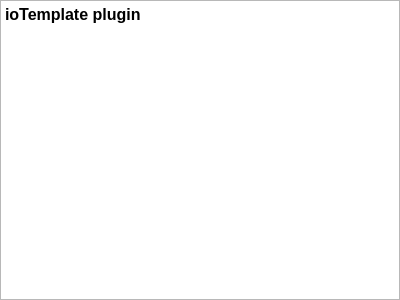
<?xml version="1.0" encoding="UTF-8"?>
<ui version="4.0">
 <class>DisplayStatisticHelp</class>
 <widget class="QTextBrowser" name="DisplayStatisticHelp">
  <property name="geometry">
   <rect>
    <x>0</x>
    <y>0</y>
    <width>400</width>
    <height>300</height>
   </rect>
  </property>
  <property name="html">
   <string>&lt;!DOCTYPE HTML PUBLIC &quot;-//W3C//DTD HTML 4.0//EN&quot; &quot;http://www.w3.org/TR/REC-html40/strict.dtd&quot;&gt;
&lt;html&gt;&lt;head&gt;&lt;meta name=&quot;qrichtext&quot; content=&quot;1&quot; /&gt;&lt;style type=&quot;text/css&quot;&gt;
p, li { white-space: pre-wrap; }
&lt;/style&gt;&lt;/head&gt;&lt;body style=&quot; font-family:'Sans'; font-size:10pt; font-weight:400; font-style:normal;&quot;&gt;
&lt;table border=&quot;0&quot; style=&quot;-qt-table-type: root; margin-top:4px; margin-bottom:4px; margin-left:4px; margin-right:4px;&quot;&gt;
&lt;tr&gt;
&lt;td style=&quot;border: none;&quot;&gt;
&lt;p style=&quot; margin-top:0px; margin-bottom:0px; margin-left:0px; margin-right:0px; -qt-block-indent:0; text-indent:0px;&quot;&gt;&lt;span style=&quot; font-size:12pt; font-weight:600;&quot;&gt;ioTemplate plugin&lt;/span&gt;&lt;/p&gt;
&lt;p style=&quot;-qt-paragraph-type:empty; margin-top:0px; margin-bottom:0px; margin-left:0px; margin-right:0px; -qt-block-indent:0; text-indent:0px; font-size:12pt; font-weight:600;&quot;&gt;&lt;/p&gt;&lt;/td&gt;&lt;/tr&gt;&lt;/table&gt;&lt;/body&gt;&lt;/html&gt;</string>
  </property>
 </widget>
 <resources/>
 <connections/>
</ui>
